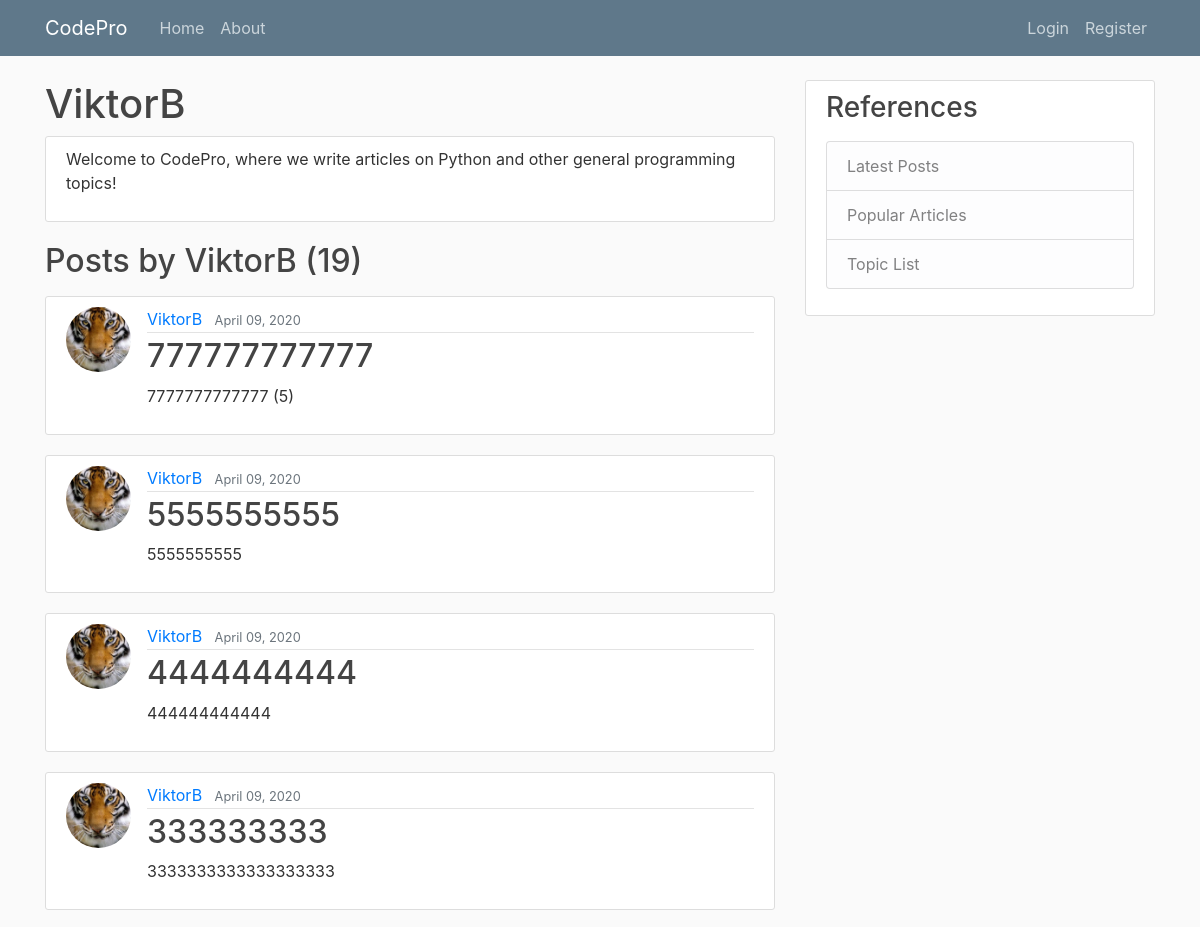
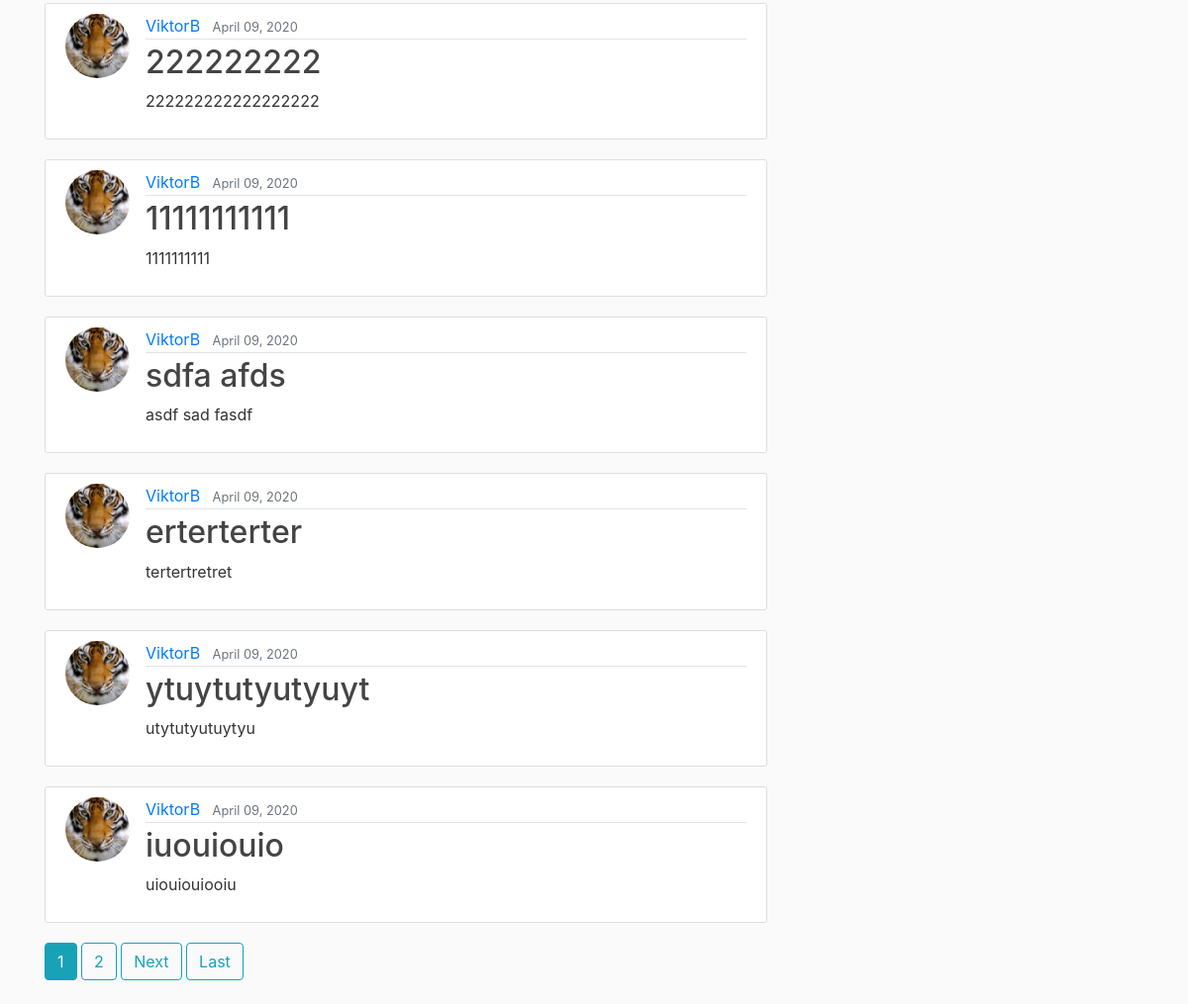
Screenshot of /user/ViktorB/ with the database file from the repository (2 pictures, top to bottom).
### blog/models.py (models this page shows, shortened)
class Post(models.Model):
    title = models.CharField(max_length=100)
    content = models.TextField()
    date_posted = models.DateTimeField(default=timezone.now)
    author = models.ForeignKey(User, on_delete=models.CASCADE)
    likes = models.IntegerField()

### users/models.py (models this page shows, shortened)
class Profile(models.Model):
    user = models.OneToOneField(User, on_delete=models.CASCADE)
    image = models.ImageField(default='default.jpg', upload_to='profile_pics')
    about_info = models.TextField(default="Hi! I am a fellow Python programmer.")

### blog/views.py (the view)
# urls.py: path('user/<str:username>/', UserPostListView.as_view(), name='user-posts'),
class UserPostListView(ListView):
    model = Post
    template_name = 'blog/user_posts.html' # <app>/<model>_<viewtype>.html
    context_object_name = 'posts'
    paginate_by = 10
    def get_queryset(self):
        user = get_object_or_404(User, username=self.kwargs.get('username'))
        return Post.objects.filter(author=user).order_by('-date_posted')

### blog/templates/blog/user_posts.html (shortened to what this page needs)
{% extends "blog/base.html" %}
{% block content %}
<h1>{{ view.kwargs.username }}</h1>
<div class="content-section">
  <p>Welcome to CodePro, where we write articles on Python
    and other general programming topics!
  </p>
</div>
<h2 class="mb-3">Posts by {{ view.kwargs.username }} ({{ page_obj.paginator.count }})</h2>
  {% for post in posts %}
<article class="media content-section">
  <img class="rounded-circle article-img" src="{{ post.author.profile.image.url }}">
<div class="media-body">
<div class="article-metadata">
  <a class="mr-2" href="{% url 'user-posts' post.author.username %}">{{ post.author }}</a>
  <small class="text-muted">{{ post.date_posted|date:"F d, Y"}}</small>
</div>
<h2><a class="article-title" href="{% url 'post-detail' post.id %}">{{ post.title }}</a></h2>
<p class="article-content">{{ post.content }}</p>
</div>
</article>
  {% endfor %}
  {% if is_paginated %}
    {% for num in page_obj.paginator.page_range %}
      {% if page_obj.number == num %}
      <a class="btn btn-info mb-4" href="?page={{ num }}">{{ num }}</a>
      {% elif num > page_obj.number|add:'-3' and num < page_obj.number|add:'3'%}
      <a class="btn btn-outline-info mb-4" href="?page={{ num }}">{{ num }}</a>
      {% endif %}
    {% endfor %}
    {% if page_obj.has_next %}
      <a class="btn btn-outline-info mb-4" href="?page={{ page_obj.next_page_number }}">Next</a>
      <a class="btn btn-outline-info mb-4" href="?page={{ page_obj.paginator.num_pages }}">Last</a>
    {% endif %}
  {% endif %}
{% endblock content %}

### blog/static/blog/main.css (style rules this page uses)
body { background: #fafafa; color: #333333; margin-top: 5rem; }
h1, h2, h3, h4, h5, h6 { color: #444444; }
.content-section { background: #ffffff; padding: 10px 20px; border: 1px solid #dddddd; border-radius: 3px; margin-bottom: 20px; }
.article-title { color: #444444; }
.article-content { white-space: pre-line; }
.article-img { height: 65px; width: 65px; margin-right: 16px; }
.article-metadata { padding-bottom: 1px; margin-bottom: 4px; border-bottom: 1px solid #e3e3e3 }

### rows the page displays
Post: author.profile.image (picture), author "ViktorB", date_posted "April 09, 2020", title "777777777777", content "7777777777777 (5)"
Post: author.profile.image (picture), author "ViktorB", date_posted "April 09, 2020", title "5555555555", content "5555555555"
Post: author.profile.image (picture), author "ViktorB", date_posted "April 09, 2020", title "4444444444", content "444444444444"
Post: author.profile.image (picture), author "ViktorB", date_posted "April 09, 2020", title "333333333", content "3333333333333333333"
Post: author.profile.image (picture), author "ViktorB", date_posted "April 09, 2020", title "222222222", content "222222222222222222"
Post: author.profile.image (picture), author "ViktorB", date_posted "April 09, 2020", title "11111111111", content "1111111111"
Post: author.profile.image (picture), author "ViktorB", date_posted "April 09, 2020", title "sdfa afds", content "asdf sad fasdf"
Post: author.profile.image (picture), author "ViktorB", date_posted "April 09, 2020", title "erterterter", content "tertertretret"
Post: author.profile.image (picture), author "ViktorB", date_posted "April 09, 2020", title "ytuytutyutyuyt", content "utytutyutuytyu"
Post: author.profile.image (picture), author "ViktorB", date_posted "April 09, 2020", title "iuouiouio", content "uiouiouiooiu"

### other values shown
{{ view.kwargs.username }} "ViktorB"
{{ page_obj.paginator.count }} "19"
{{ num }} "1"
{{ num }} "2"
